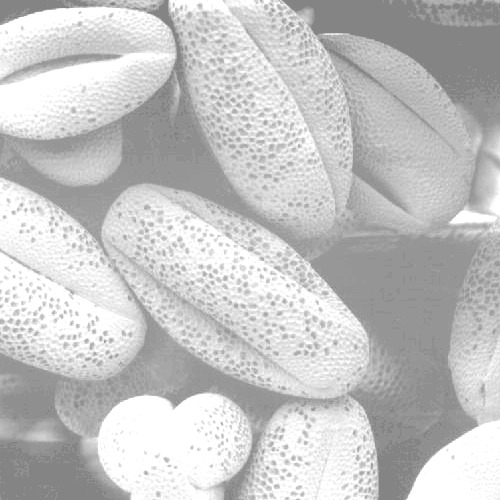
#> input picture Python_Sesion_5/Material/Clara.tif, 500 x 500 px
$ python Apartado3.py
#> lines starting #> are read from the running program, lines starting #| are printed output that depends on the picture
# -*- coding: utf-8 -*-
import cv2
import numpy as np
from matplotlib import pyplot as plt
#Ejemplo de normalización del histograma

img=cv2.imread("Clara.tif",cv2.IMREAD_GRAYSCALE)
#> img is the input picture: shape (500, 500); min 132, max 255, mean 196.4
if img is None: #Si está vacía es que no se ha leído
	print('Imagen no encontrada\n')
	exit(0)

#Obtenemos y mostramos el histograma original
hist,bins = np.histogram(img.flatten(),256,[0,256])
#> hist = 256 values, max 28659 at index 255, min 0 at index 0, mean 976.6; bins = 257 values from 0 to 256
plt.hist(img.flatten(),256,[0,256], color = 'r')
plt.xlim([0,256])
plt.show()
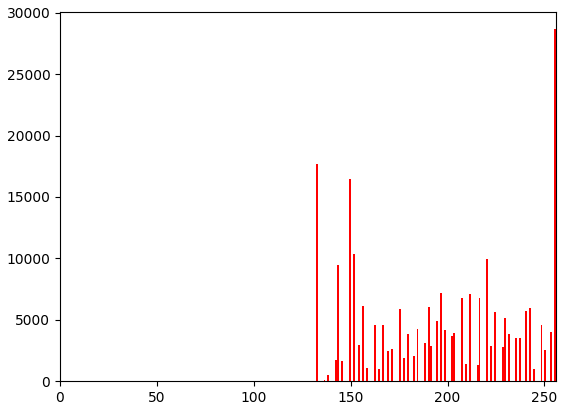
#> figure drawn by matplotlib, 1 panel; tallest bar 28659 high, from x = 255 to 256


min_val, max_val, min_loc, max_loc = cv2.minMaxLoc(img)
#> min_val = 132; max_val = 255; min_loc = (0, 0); max_loc = (171, 0)

img2=(img-min_val)/(max_val-min_val)*255.0 #Normalización de la imagen
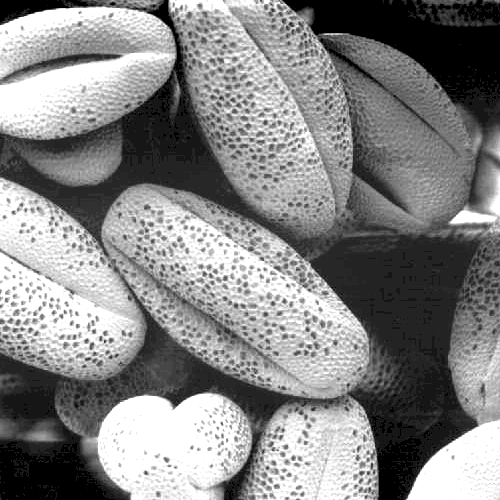
#> img2: shape (500, 500) float64; min 0, max 255, mean 133.4

#Obtenemos y mostramos el histograma normalizado
hist,bins = np.histogram(img2.flatten(),256,[0,256])
#> hist = 256 values, max 28659 at index 255, min 0 at index 1, mean 976.6
plt.hist(img2.flatten(),256,[0,256], color = 'r')
plt.xlim([0,256])
plt.show()
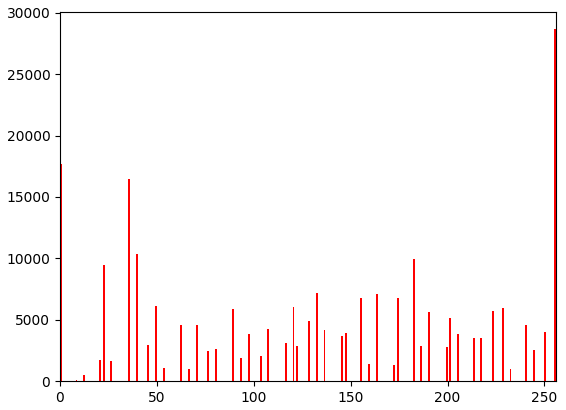
#> figure drawn by matplotlib, 1 panel; tallest bar 28659 high, from x = 255 to 256

#Mostramos la dos imágenes juntas
res = np.hstack((img,np.uint8(img2)))
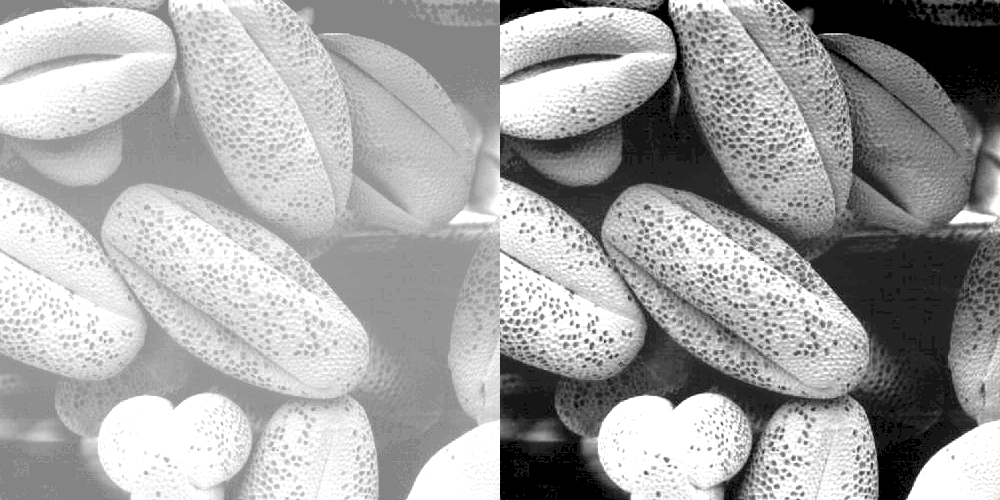
#> res: shape (500, 1000); min 0, max 255, mean 164.7

cv2.imshow("Corregida",res)

cv2.waitKey(0)
cv2.destroyAllWindows()
